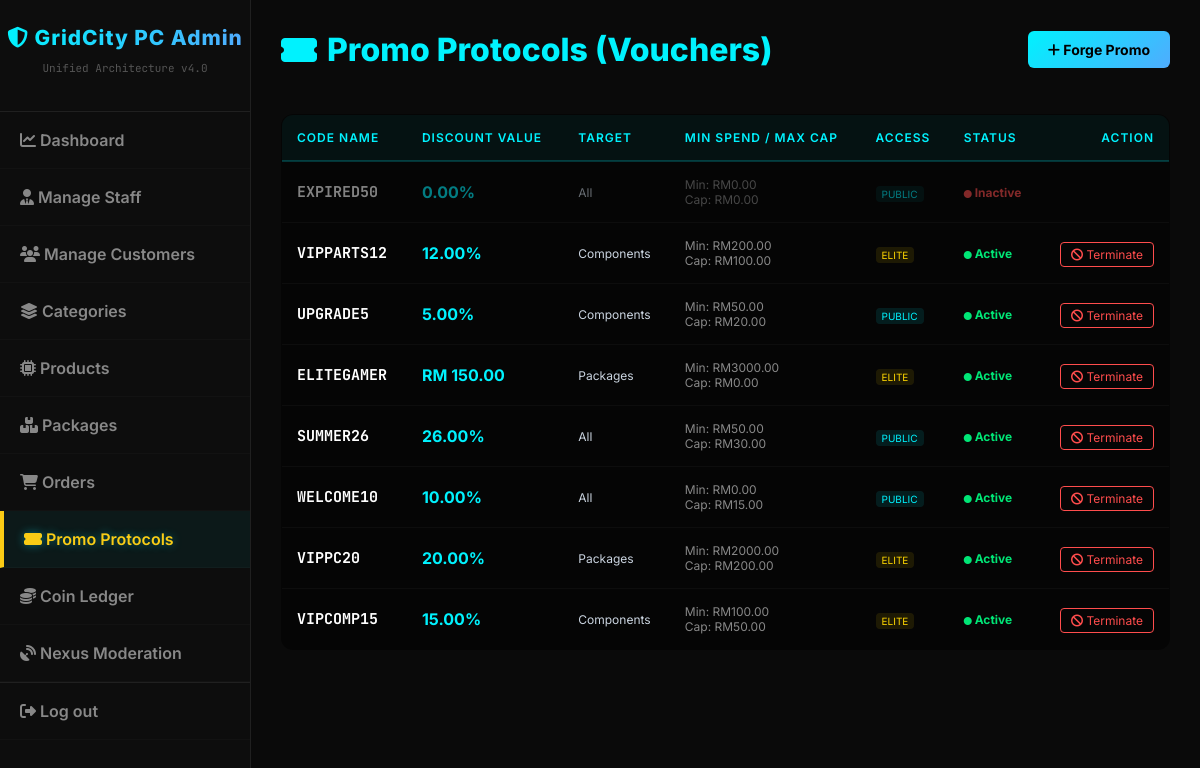
The app's page /manage_vouchers.php (signed in), older data.
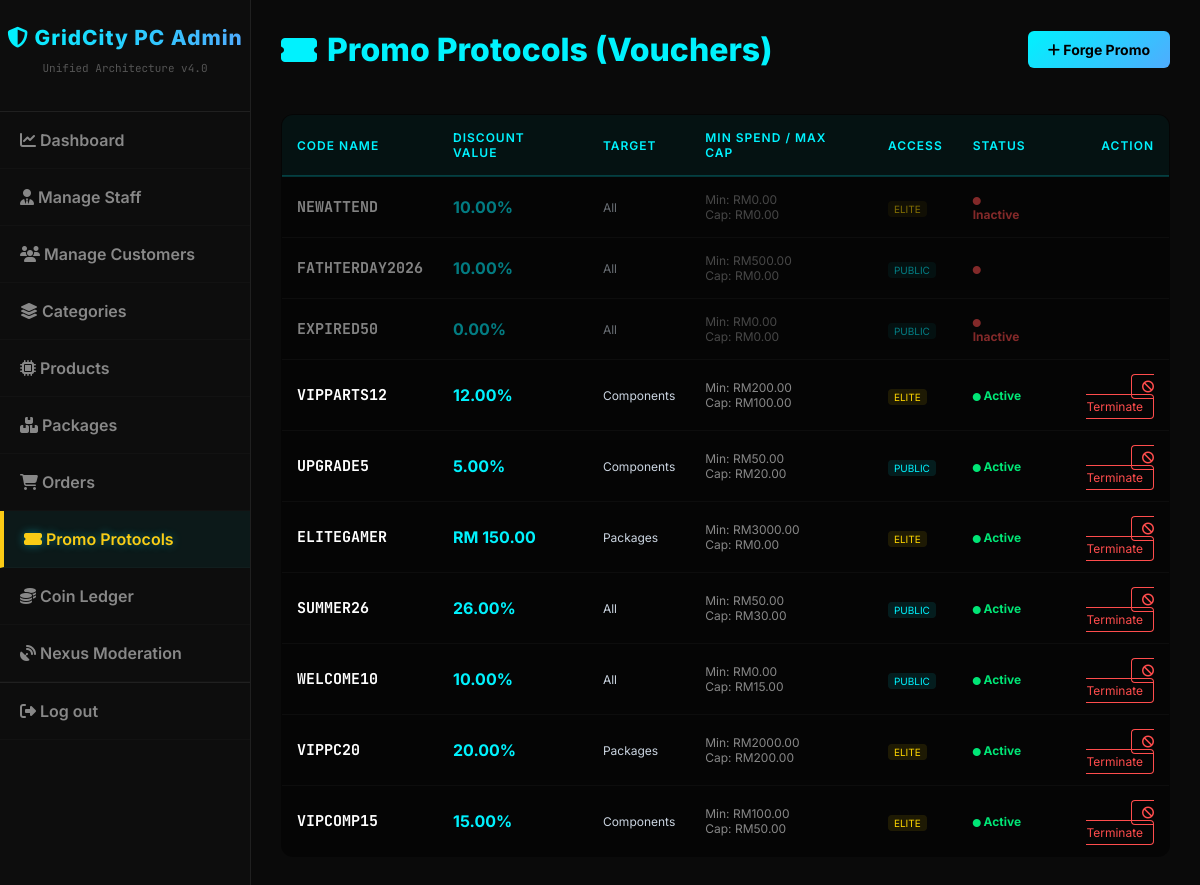
The same page, newer data.
### tables this page shows
CREATE TABLE `promo_codes` (
  `promo_id` int(11) NOT NULL,
  `code_name` varchar(50) NOT NULL COMMENT 'Promo code string',
  `target_category` enum('All','Components','Packages') NOT NULL DEFAULT 'All',
  `is_vip_only` tinyint(1) DEFAULT 1 COMMENT '1 for VIP, 0 for public',
  `status` enum('Active','Inactive') DEFAULT 'Active',
  `created_at` datetime DEFAULT current_timestamp(),
  `discount_value` decimal(10,2) NOT NULL COMMENT '折扣数值',
  `discount_type` enum('Percentage','Fixed') NOT NULL DEFAULT 'Percentage' COMMENT '折扣模式',
  `min_spend` decimal(10,2) NOT NULL DEFAULT 0.00 COMMENT '最低消费门槛',
  `max_cap` decimal(10,2) NOT NULL DEFAULT 0.00 COMMENT '最高折抵上限'
);

### manage_vouchers.php (the view, shortened to what this page needs)
<?php
$current_role = $_SESSION['admin_role'] ?? $_SESSION['role'] ?? '';
?>
<!DOCTYPE html>
<html lang="en">
<head>
    <link rel="stylesheet" href="https://cdnjs.cloudflare.com/ajax/libs/font-awesome/6.4.0/css/all.min.css">
    <link rel="stylesheet" href="css/admin_style.css">
</head>
<body>
    <div class="admin-container">
       <?php include 'admin_sidebar.php'; ?>
        <div class="admin-content" style="padding: 30px;">
            <header class="admin-header" style="margin-bottom: 30px; display: flex; justify-content: space-between; align-items: center;">
                <h2 style="color: #00f2fe; margin:0;"><i class="fas fa-ticket-alt"></i> Promo Protocols (Vouchers)</h2>
                <a href="add_voucher.php" class="btn-forge"><i class="fas fa-plus"></i> Forge Promo</a>
            </header>
            <table class="cyber-table">
                <thead>
                    <tr>
                        <th>Code Name</th>
                        <th>Discount Value</th>
                        <th>Target</th>
                        <th>Min Spend / Max Cap</th>
                        <th>Access</th>
                        <th>Status</th>
                        <th style="text-align: right;">Action</th>
                    </tr>
                </thead>
                <tbody>
                    <?php
                    $res = @$conn->query("SELECT * FROM promo_codes ORDER BY promo_id DESC");
                    if ($res && $res->num_rows > 0) {
                        while ($row = $res->fetch_assoc()) {
                            $is_vip = $row['is_vip_only'] ? "<span style='color:#ffd700; background:rgba(255,215,0,0.1); padding:2px 6px; border-radius:4px; font-size:10px;'>ELITE</span>" : "<span style='color:#00f2fe; background:rgba(0,242,254,0.1); padding:2px 6px; border-radius:4px; font-size:10px;'>PUBLIC</span>";
                            $status_color = ($row['status'] == 'Active') ? '#00e676' : '#ff4d4d';
                            $val_display = ($row['discount_type'] == 'Fixed') ? 'RM '.$row['discount_value'] : $row['discount_value'].'%';
                            $row_opacity = ($row['status'] == 'Active') ? '1' : '0.5';
                            echo "<tr style='opacity: {$row_opacity};'>";
                            echo "<td style='font-family: JetBrains Mono; font-weight: bold; font-size:15px;'>{$row['code_name']}</td>";
                            echo "<td style='color:#00f2fe; font-weight:bold;'>{$val_display}</td>";
                            echo "<td style='color:#cbd5e1; font-size:12px;'>{$row['target_category']}</td>";
                            echo "<td style='color:#888; font-size:12px;'>Min: RM{$row['min_spend']} <br> Cap: RM{$row['max_cap']}</td>";
                            echo "<td>{$is_vip}</td>";
                            echo "<td style='color:{$status_color}; font-weight:bold; font-size:12px;'><i class='fas fa-circle' style='font-size:8px;'></i> {$row['status']}</td>";
                            echo "<td style='text-align: right;'>";
                            if (strtolower($current_role) === 'superadmin' && $row['status'] == 'Active') {
                                echo "<a href='manage_vouchers.php?delete_id={$row['promo_id']}' onclick=\"return confirm('Set this protocol to Inactive? Customers will no longer be able to use it.');\" style='color:#ff4d4d; border:1px solid #ff4d4d; padding:4px 10px; border-radius:4px; text-decoration:none; font-size:12px; transition:0.3s;' onmouseover=\"this.style.background='rgba(255,77,77,0.1)'\" onmouseout=\"this.style.background='transparent'\"><i class='fas fa-ban'></i> Terminate</a>";
                            }
                            echo "</td>";
                            echo "</tr>";
                        }
                    } else {
                        echo "<tr><td colspan='7' style='text-align:center; padding:30px; color:#64748b;'>No Promo Protocols Found. Forge one to begin.</td></tr>";
                    }
                    ?>
                </tbody>
            </table>
        </div>
    </div>
</body>
</html>

### admin_sidebar.php
<?php
$current_page = basename($_SERVER['PHP_SELF']);
$sidebar_role = strtolower($_SESSION['admin_role'] ?? $_SESSION['role'] ?? '');
if (!function_exists('isActive')) {
    function isActive($page, $current) { return ($page === $current) ? 'active' : ''; }
    function getStyle($page, $current) { return ($page === $current) ? 'color: #facc15; border-left-color: #facc15;' : ''; }
}
?>
<nav class="admin-sidebar">
    <div class="sidebar-header">
        <h3><i class="fas fa-shield-alt"></i> GridCity PC Admin</h3>
        <p style="color:#555; font-size:11px; font-family:'JetBrains Mono';">Unified Architecture v4.0</p>
    </div>
    <ul class="sidebar-menu">
        <li><a href="admin_dashboard.php" class="<?= isActive('admin_dashboard.php', $current_page) ?>" style="<?= getStyle('admin_dashboard.php', $current_page) ?>"><i class="fas fa-chart-line"></i> Dashboard</a></li>
        <?php if ($sidebar_role === 'superadmin'): ?>
            <li><a href="manage_staff.php" class="<?= isActive('manage_staff.php', $current_page) ?>" style="<?= getStyle('manage_staff.php', $current_page) ?>"><i class="fas fa-user-tie"></i> Manage Staff</a></li>
        <?php endif; ?>
        <li><a href="manage_users.php" class="<?= isActive('manage_users.php', $current_page) ?>" style="<?= getStyle('manage_users.php', $current_page) ?>"><i class="fas fa-users"></i> Manage Customers</a></li>
        <li><a href="manage_categories.php" class="<?= isActive('manage_categories.php', $current_page) ?>" style="<?= getStyle('manage_categories.php', $current_page) ?>"><i class="fas fa-layer-group"></i> Categories</a></li>
        <li><a href="manage_products.php" class="<?= isActive('manage_products.php', $current_page) ?>" style="<?= getStyle('manage_products.php', $current_page) ?>"><i class="fas fa-microchip"></i> Products</a></li>
        <li><a href="manage_packages.php" class="<?= isActive('manage_packages.php', $current_page) ?>" style="<?= getStyle('manage_packages.php', $current_page) ?>"><i class="fas fa-boxes"></i> Packages</a></li>
        <li><a href="manage_orders.php" class="<?= isActive('manage_orders.php', $current_page) ?>" style="<?= getStyle('manage_orders.php', $current_page) ?>"><i class="fas fa-shopping-cart"></i> Orders</a></li>
        <li><a href="manage_vouchers.php" class="<?= isActive('manage_vouchers.php', $current_page) ?>" style="<?= getStyle('manage_vouchers.php', $current_page) ?>"><i class="fas fa-ticket-alt"></i> Promo Protocols</a></li>
        <li><a href="manage_coins.php" class="<?= isActive('manage_coins.php', $current_page) ?>" style="<?= getStyle('manage_coins.php', $current_page) ?>"><i class="fas fa-coins"></i> Coin Ledger</a></li>
        <li><a href="manage_forum.php" class="<?= isActive('manage_forum.php', $current_page) ?>" style="<?= getStyle('manage_forum.php', $current_page) ?>"><i class="fas fa-satellite-dish"></i> Nexus Moderation</a></li>
        <li><a href="admin_logout.php" class="logout-btn"><i class="fas fa-sign-out-alt"></i> Log out</a></li>
    </ul>
</nav>

### css/admin_style.css (style rules this page uses)
:root { --bg-main: #0a0a0a; --bg-surface: #141414; --bg-glass: rgba(20, 20, 20, 0.75); --bg-sidebar: rgba(15, 15, 15, 0.85); --accent-blue: #00f2fe; --accent-purple: #4facfe; --accent-danger: #ff4d4d; --accent-warning: #f39c12; --text-main: #ffffff; --text-muted: #888888; --border-color: rgba(255, 255, 255, 0.08); --border-radius: 12px; --transition-fast: all 0.2s ease-in-out; --transition-smooth: all 0.4s cubic-bezier(0.16, 1, 0.3, 1); }
body { margin: 0; font-family: 'Inter', sans-serif; background-color: var(--bg-main); color: var(--text-main); display: flex; height: 100vh; }
.admin-sidebar { width: 250px; min-width: 250px; background-color: var(--bg-sidebar); backdrop-filter: blur(12px); -webkit-backdrop-filter: blur(12px); border-right: 1px solid var(--border-color); display: flex; flex-direction: column; z-index: 100; }
.sidebar-header { display: flex; flex-direction: column; align-items: center; justify-content: center; padding: 25px 0; border-bottom: 1px solid var(--border-color); text-align: center; }
.sidebar-header h3 { margin: 0; background: linear-gradient(to right, var(--accent-blue), var(--accent-purple)); -webkit-background-clip: text; background-clip: text; -webkit-text-fill-color: transparent; font-weight: 800; font-size: 1.3rem; letter-spacing: 1px; }
.admin-sidebar ul.sidebar-menu { list-style: none; padding: 0; margin: 0; }
.admin-sidebar ul.sidebar-menu li a { display: block; padding: 18px 20px; color: var(--text-muted); font-weight: 600; text-decoration: none; border-bottom: 1px solid rgba(255,255,255,0.02); transition: var(--transition-fast); position: relative; }
.admin-sidebar ul.sidebar-menu li a:hover, .admin-sidebar ul.sidebar-menu li a.active { background-color: rgba(0, 242, 254, 0.05); color: var(--accent-blue); border-left: 4px solid var(--accent-blue); text-shadow: 0 0 10px rgba(0, 242, 254, 0.4); }
.admin-container { display: flex; min-height: 100vh; width: 100%; flex: 1; background-color: var(--bg-main); }
.admin-content { flex: 1; width: 100%; box-sizing: border-box; display: flex; flex-direction: column; overflow-y: auto; padding: 30px; }
.logout-btn { margin-top: auto; border-top: 1px solid var(--border-color); }
.admin-header h2 { font-size: 2rem; font-weight: 800; margin-bottom: 2rem; display: flex; align-items: center; gap: 10px; }
table { width: 100%; border-collapse: collapse; margin-top: 15px; }
table th, table td { padding: 15px 12px; text-align: left; border-bottom: 1px solid var(--border-color); }
table th { background-color: rgba(255,255,255,0.02); color: var(--accent-blue); font-weight: 600; text-transform: uppercase; font-size: 0.85rem; letter-spacing: 1px; }
table td { color: var(--text-main); }

### manage_vouchers.php (style rules this page uses)
.cyber-table { width: 100%; border-collapse: collapse; text-align: left; background: rgba(0,0,0,0.5); border-radius: 12px; overflow: hidden; border: 1px solid rgba(255,255,255,0.05); }
.cyber-table th { padding: 15px; color:#00f2fe; font-size: 12px; text-transform: uppercase; background: rgba(0,242,254,0.05); border-bottom: 2px solid rgba(0,242,254,0.2); }
.cyber-table td { padding: 15px; border-bottom: 1px solid rgba(255,255,255,0.03); color: #fff; }
.btn-forge { background: linear-gradient(135deg, #00f2fe, #4facfe); color: #000; padding: 10px 20px; border-radius: 6px; text-decoration: none; font-weight: bold; font-size: 14px; transition: 0.3s; }

Row changes from the older to the newer data that the page shows:
added promo_codes: code_name "NEWATTEND", val_display "10.00%", target_category "All", min_spend "0.00", max_cap "0.00", is_vip_only "ELITE", status "Inactive"
added promo_codes: code_name "FATHTERDAY2026", val_display "10.00%", target_category "All", min_spend "500.00", max_cap "0.00", is_vip_only "PUBLIC", status empty (drawn)
